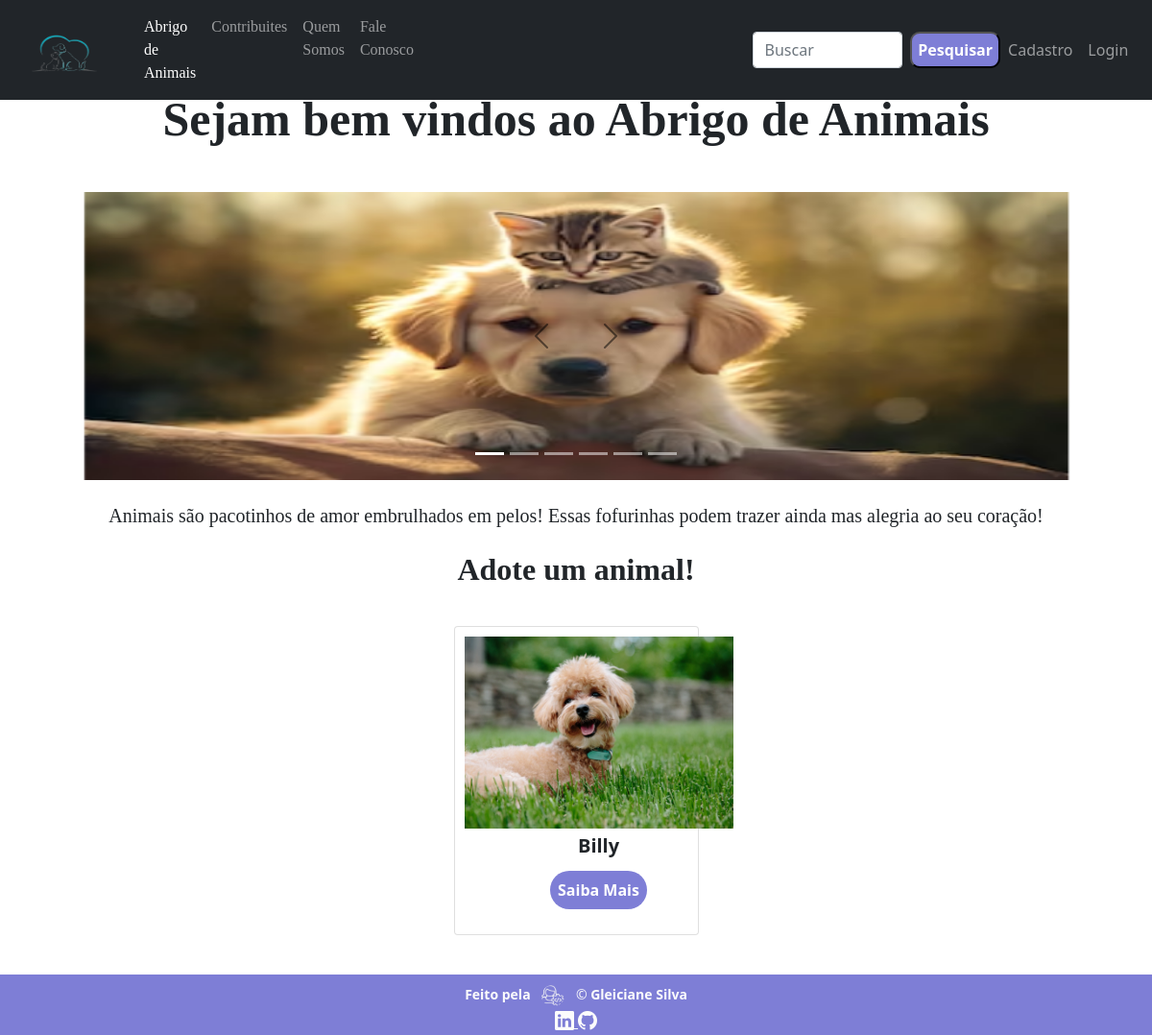
The app's page /, older data.
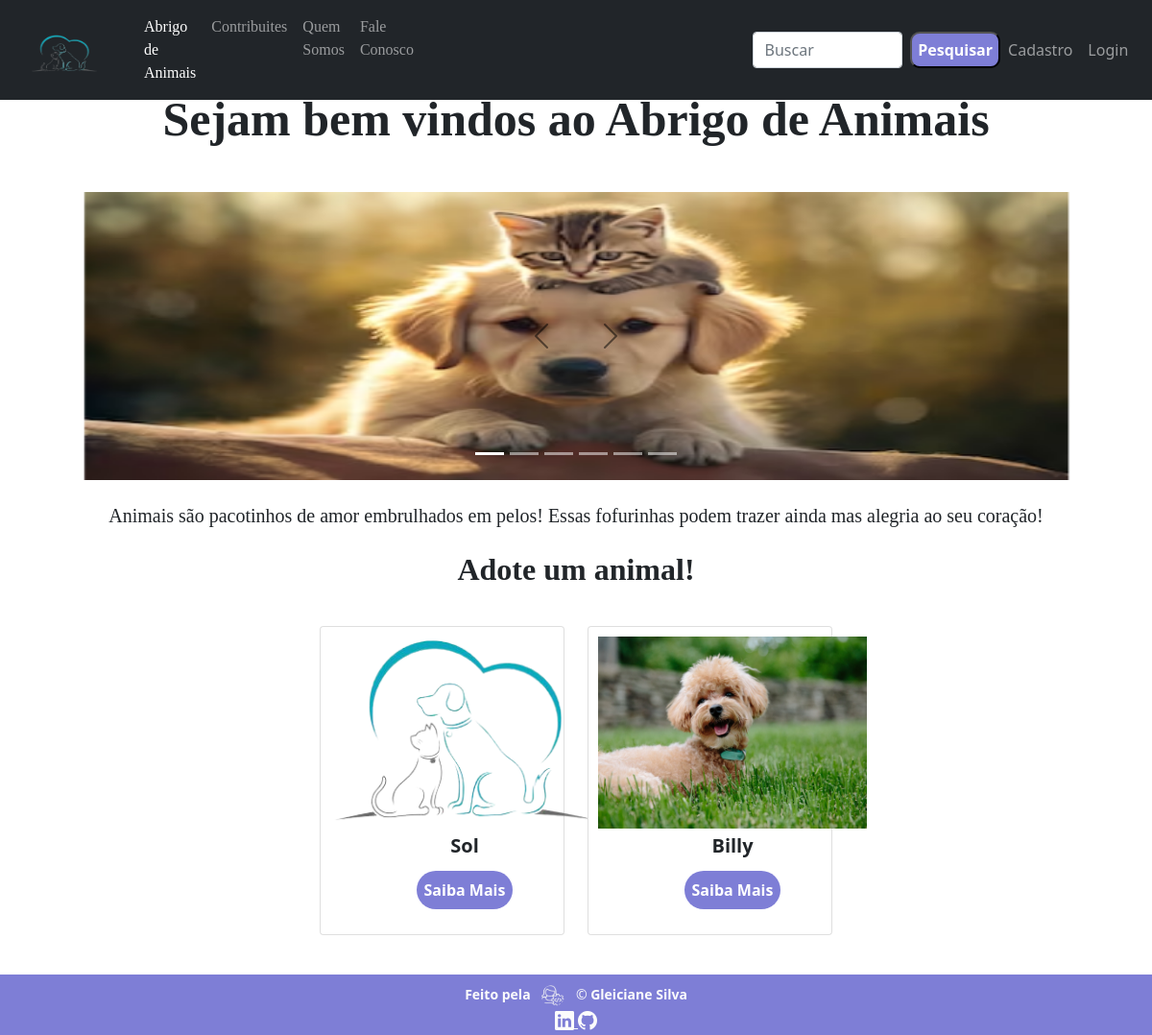
The same page, newer data.
### animais/models.py (models this page shows, shortened)
class CadastroAnimal(models.Model):
    tipo_espécie = (
        ("Cachorro", "Cachorro"),
        ("Gato", "Gato"),
        ("Outro", "Outro")
    )
    tipo_raça = (
        ("Akita", "Akita"),
        ("Angorá Turco", "Angorá Turco"),
        ("Bobtail Americano", "Bobtail Americano"),
        ("Chihuahua", "Chihuahua"),
        ("Gato Europeu", "Gato Europeu"),
        ("Maltês", "Maltês"),
        ("Mau Egipcioa", "Mau Egipcio"),
        ("Poodle", "Poodle"),
        ("Siamês", "Siamês"),
        ("Siberiano", "Siberiano"),
        ("Shih Tzu", "Shih Tzu"),
        ("Yorkshire Terrie", "Yorkshire Terrie"),
        ("Outro", "Outro")
    )
    nome = models.CharField(max_length=150)
    espécie=models.CharField(max_length=50, choices=tipo_espécie)
    idade=models.IntegerField(validators=[MinValueValidator(0)])
    raça=models.CharField(max_length=100, choices=tipo_raça)
    histórico_de_saúde=models.TextField()
    foto=models.ImageField(upload_to="uploads/", blank=True, null=True)
    class Meta:
        verbose_name = "Formulário de Cadastro de Animal"
        verbose_name_plural = "Formulários de Cadastros de Animais"
        ordering = ["idade"]

### abrigo_animais/views.py (the view)
# urls.py: path("", pagina_inicial, name='Abrigo_de_Animais'),
def pagina_inicial(request):
    animais = CadastroAnimal.objects.all()
    return render(request, "pagina_inicial.html", {'animais': animais})

### abrigo_animais/templates/pagina_inicial.html (shortened to what this page needs)
{% extends 'index.html' %}
    {% block principal %}
      <h1 class="texto__titulo"><strong>Sejam bem vindos ao Abrigo de Animais</strong></h1><br>
    <div id="carousel_de_imagens" class="carousel slide align-items-center" data-bs-ride="carousel">
      <div class="carousel-indicators">
        <button type="button" data-bs-target="#carousel_de_imagens" data-bs-slide-to="0" class="active" aria-current="true" aria-label="Slide 1"></button>
        <button type="button" data-bs-target="#carousel_de_imagens" data-bs-slide-to="1" aria-label="Slide 2"></button>
        <button type="button" data-bs-target="#carousel_de_imagens" data-bs-slide-to="2" aria-label="Slide 3"></button>
        <button type="button" data-bs-target="#carousel_de_imagens" data-bs-slide-to="3" aria-label="Slide 4"></button>
        <button type="button" data-bs-target="#carousel_de_imagens" data-bs-slide-to="4" aria-label="Slide 5"></button>
        <button type="button" data-bs-target="#carousel_de_imagens" data-bs-slide-to="5" aria-label="Slide 6"></button>
      </div>
      <div class="carousel-inner" >
        <div class="carousel-item active">
          <img src="../static/imgs/Cachorro_Gato.png" class="mx-auto d-flex" alt="Cachorro e Gato">
        </div>
      </div>
      <button class="carousel-control-prev" type="button" data-bs-target="#carousel_de_imagens" data-bs-slide="prev">
        <span class="carousel-control-prev-icon" aria-hidden="true"></span>
      </button>
      <button class="carousel-control-next" type="button" data-bs-target="carousel_de_imagens" data-bs-slide="next">
        <span class="carousel-control-next-icon" aria-hidden="true"></span>
      </button>
    </div>
    <p class="texto__descricao">
      Animais são pacotinhos de amor embrulhados em pelos! Essas fofurinhas podem trazer ainda mas alegria ao seu coração!
    </p>
    <h2 class="topicos"><strong>Adote um animal!</strong></h2><br>
      <div class="container">
        <div class="row justify-content-center">
          {% for animal in animais %}
          <div class="mb-2 mt-2 col-lg-3">
            <div class="card align-items-center">
              <div class="card_foto">
                <img src="{{ animal.foto.url }}" alt="Foto">
              </div>
              <div class="card_informacao">
                <h5 class="card-title"><strong>{{ animal.nome }}</strong></h5>
              </div>
              <div class="card_botao">
                <a href="{% url 'Card_Animais' animal.id %}" class="botao_saiba_mais"><strong>Saiba Mais</strong></a>
              </div>
            </div>
            <br>
          </div>
      {% endfor %}
    </div>
      </div>
{% endblock %}

### abrigo_animais/templates/index.html (shortened to what this page needs)
{% load static %}
<!DOCTYPE html>
<html lang="pt-br" data-bs-theme="auto">
<head>
  <link rel="stylesheet" href="https://cdn.jsdelivr.net/npm/bootstrap@5.3.2/dist/css/bootstrap.min.css"
>
  <link rel="stylesheet" href="https://cdn.jsdelivr.net/npm/bootstrap-icons@1.8.1/font/bootstrap-icons.css">
  <link rel="stylesheet" href="{% static 'style.css' %}">
  <link href="/static/bootstrap.min.css" rel="stylesheet" type="text/css">
</head>
<header>
  <nav class="navbar col-12 fixed-top navbar-expand-lg navbar-dark bg-dark">
    <a class="nav-link active" aria-current="page" href="{% url 'Abrigo_de_Animais' %}">
      <img src="{% static 'imgs/Cachorro_e_Gato_home.png' %}" alt="logo">
    </a>
    <div class="container-fluid" col-11 m-auto>
      <div class="collapse navbar-collapse" id="navbarSupportedContent">
        <ul class="navbar-nav me-auto mb-2 mb-lg-0">
          <li class="nav-item">
            <a class="nav-link active" aria-current="page" href="{% url 'Abrigo_de_Animais' %}">Abrigo de Animais</a>
          </li>
          <li class="nav-item">
            <a class="nav-link" href="{% url 'Contribuinte' %}">Contribuites</a>
          </li>
          <li class="nav-item">
            <a class="nav-link" href="{% url 'Sobre' %}">Quem Somos</a>
          </li>
          <li class="nav-item">
            <a class="nav-link" href="{% url 'Fale_Conosco' %}">Fale Conosco</a>
          </li>
        </ul>
        <div class="col-md-3 offset-md-4 search-form">
          <form action="{% url 'Pesquisar_Animais' %}" method="get" class="d-flex">
            <input class="form-control me-2" name="q" type="search" placeholder="Buscar" aria-label="Search">
            <button class="botao_pesquisar" type="submit"><strong>Pesquisar</strong></button>
          </form>
          </div>
          {% if request.user.is_authenticated %}
          <div class="navbar-nav ms-auto">
            <a class="nav-link a-white">Olá, {{ user.username }}</a>
            <a class="nav-link a-white" href="{% url 'Logout' %}">Sair</a>
          </div>
          {% else %}
          <div class="navbar-nav ms-auto">
            <a class="nav-link a-white" href="{% url 'Credencial' %}">Cadastro</a>
            <a class="nav-link a-white" href="{% url 'Login' %}">Login</a>
          </div>
          {% endif %}
      </div>
    </div>
  </nav>
</header>
<br><br><br>
<body>
  {% block principal %}
  {% endblock %}
  <br><br><br>
  <footer class="footer container-fluid">
    <div class="container">
      <div class="footer__texto text-center" title="Desenvolvedora">
        <strong>Feito pela</strong>
        <img class="icone icone--texto" src="{% static 'imgs/Programadora.png' %}" alt="Desenvolvedora">
        &copy; <strong>Gleiciane Silva</strong>
      </div>
      <div class="icons text-center mb-6">
        <a href="https://www.linkedin.com/in/gleiciane-silva-33737139/" class="col-xs-6 text-center">
          <i class="bi bi-linkedin"></i>
        </a>
        <a href="https://github.com/GleicianeSilva" class="col-xs-6 text-center">
          <i class="bi bi-github"></i>
        </a>
      </div>
    </div>
  </footer>
</body>
</html>

### abrigo_animais/static/style.css (style rules this page uses)
body { background-color: #313131; width: 100%; height: 100%; display: flex; flex-direction: column; justify-content: space-between; font-family: 'Poppins', sans-serif; color: #ffffff; --cor-destaque: #7e7ed6; }
.nav-item { font-family: 'Damion', cursive; color: var(--cor-destaque); }
.botao_pesquisar { background-color: var(--cor-destaque); color: #ffffff; border-radius: 10px; }
img { width: 500px; height: 300px; }
@media screen and (max-width: 1200px) and (min-width: 1025px) { .carousel-inner img { max-width: 1200px; min-width: 1025px; } }
.carousel-control-prev, .carousel-control-next { position: absolute; border: none; cursor: pointer; text-align: center; }
.carousel-control-next-icon { position: absolute; border: none; cursor: pointer; left: -400px; opacity: 1; filter: invert(1); text-align: center; }
.carousel-control-prev-icon { position: absolute; border: none; cursor: pointer; right: -400px; opacity: 1; filter: invert(1); text-align: center; }
.texto__titulo { font-family: 'Damion', cursive; font-size:50px; font-weight: 400; margin: 22px 0; text-align: center; }
.texto__descricao { font-family: 'Damion', cursive; font-size:20px; margin: 22px; text-align: center; }
.topicos { font-family: 'Damion', cursive; text-align: center; }
.card { display: flex; flex-wrap: wrap; padding: 10px; }
.card_foto img { width: 280px; height: 200px; }
.card_informacao { padding: 6px; margin: 0 auto; }
.card_botao { display: flex; justify-content: center; }
.botao_cadastro, .botao_saiba_mais { display: flex; align-items: center; justify-content: center; background-color: var(--cor-destaque); color: #ffffff; border-radius: 20px; padding: 0.5em; display: block; text-decoration: none; margin-bottom: 1em; }
.icone { width: 24px; border-radius: 50%; }
.icone--texto { color: #fff; margin: 0 8px; animation: pulsar 1s infinite alternate; }
.footer { background-color: var(--cor-destaque); position: fixed; bottom: 0; left: 0; }
.footer__texto { font-size: 14px; font-weight: 400; color: #fcfcfc; margin-top: 10px; }
.footer__texto img { height: 22px; }
.icons i { font-size: 20px; }
.icons a { color: #fcfcfc; }
nav img { width: 70px; height: 40px; margin-left: 1em; margin-top: 0.5em; }

Row changes from the older to the newer data that the page shows:
added CadastroAnimal: foto (picture), nome "Sol"
